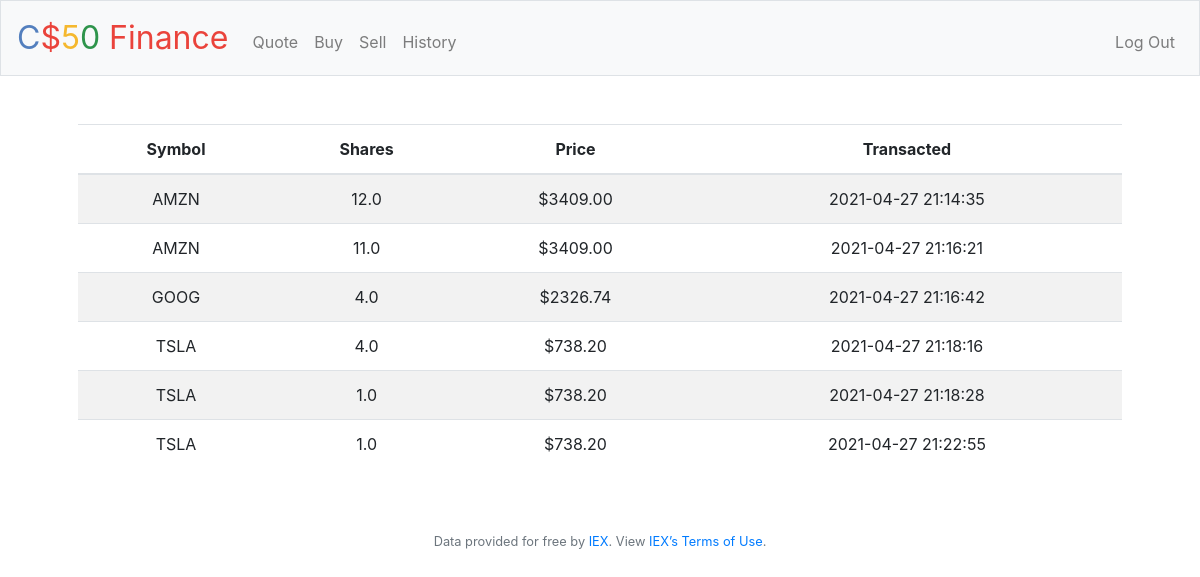
Screenshot of /history (signed in) with the database file from the repository.
### tables this page shows
CREATE TABLE transactions (
    time DATETIME DEFAULT (DATETIME('now', 'localtime')),
    user_id INTEGER NOT NULL,
    symbol TEXT NOT NULL,
    name TEXT NOT NULL,
    price REAL NOT NULL,
    shares REAL NOT NULL,
    FOREIGN KEY (user_id) REFERENCES users (id)
);

### application.py (the view)
@app.route("/history")
@login_required
def history():
    history = db.execute("SELECT time, symbol, price, shares FROM transactions WHERE user_id = ?", session["user_id"])
    return render_template("history.html", history = history)

### application.py (called while the page is built)
@app.after_request
def after_request(response):
    response.headers["Cache-Control"] = "no-cache, no-store, must-revalidate"
    response.headers["Expires"] = 0
    response.headers["Pragma"] = "no-cache"
    return response

### helpers.py (called while the page is built)
def login_required(f):
    @wraps(f)
    def decorated_function(*args, **kwargs):
        if session.get("user_id") is None:
            return redirect("/login")
        return f(*args, **kwargs)
    return decorated_function

### templates/history.html (shortened to what this page needs)
{% extends "layout.html" %}
{% block main %}
<table class="table table-striped">
	<thead>
		<tr>
			<th>Symbol</th>
			<th>Shares</th>
			<th>Price</th>
			<th>Transacted</th>
		</tr>
	</thead>
	<tbody>
		{% for row in history %}
		<tr>
			<td>{{ row["symbol"] }}</td>
			<td>{{ row["shares"] }}</td>
			<td>{{ "$%.2f" | format(row["price"] | float) }}</td>
			<td>{{ row["time"] }}</td>
		</tr>
		{% endfor %}
	</tbody>
</table>
{% endblock %}

### templates/layout.html (shortened to what this page needs)
<!DOCTYPE html>
<html lang="en">
    <head>
        <link rel="stylesheet" href="https://cdn.jsdelivr.net/npm/bootstrap@4.5.3/dist/css/bootstrap.min.css">
        <link href="/static/styles.css" rel="stylesheet">
    </head>
    <body>
        <nav class="navbar navbar-expand-md navbar-light bg-light border">
            <a class="navbar-brand" href="/"><span class="blue">C</span><span class="red">$</span><span class="yellow">5</span><span class="green">0</span> <span class="red">Finance</span></a>
            <div class="collapse navbar-collapse" id="navbar">
                {% if session.user_id %}
                    <ul class="navbar-nav mr-auto mt-2">
                        <li class="nav-item"><a class="nav-link" href="/quote">Quote</a></li>
                        <li class="nav-item"><a class="nav-link" href="/buy">Buy</a></li>
                        <li class="nav-item"><a class="nav-link" href="/sell">Sell</a></li>
                        <li class="nav-item"><a class="nav-link" href="/history">History</a></li>
                    </ul>
                    <ul class="navbar-nav ml-auto mt-2">
                        <li class="nav-item"><a class="nav-link" href="/logout">Log Out</a></li>
                    </ul>
                {% else %}
                    <ul class="navbar-nav ml-auto mt-2">
                        <li class="nav-item"><a class="nav-link" href="/register">Register</a></li>
                        <li class="nav-item"><a class="nav-link" href="/login">Log In</a></li>
                    </ul>
                {% endif %}
            </div>
        </nav>
        <main class="container p-5">
            {% block main %}{% endblock %}
        </main>
        <footer class="small text-center text-muted">
            Data provided for free by <a href="https://iextrading.com/developer">IEX</a>. View <a href="https://iextrading.com/api-exhibit-a/">IEX’s Terms of Use</a>.
        </footer>
    </body>
</html>

### static/styles.css (style rules this page uses)
nav .navbar-brand { font-size: xx-large; }
nav .navbar-brand .blue { color: #537fbe; }
nav .navbar-brand .red { color: #ea433b; }
nav .navbar-brand .yellow { color: #f5b82e; }
nav .navbar-brand .green { color: #2e944b; }
main { overflow-x: auto; text-align: center; }

### rows the page displays
transactions: symbol "AMZN", shares "12.0", price "$3409.00", time "2021-04-27 21:14:35"
transactions: symbol "AMZN", shares "11.0", price "$3409.00", time "2021-04-27 21:16:21"
transactions: symbol "GOOG", shares "4.0", price "$2326.74", time "2021-04-27 21:16:42"
transactions: symbol "TSLA", shares "4.0", price "$738.20", time "2021-04-27 21:18:16"
transactions: symbol "TSLA", shares "1.0", price "$738.20", time "2021-04-27 21:18:28"
transactions: symbol "TSLA", shares "1.0", price "$738.20", time "2021-04-27 21:22:55"
